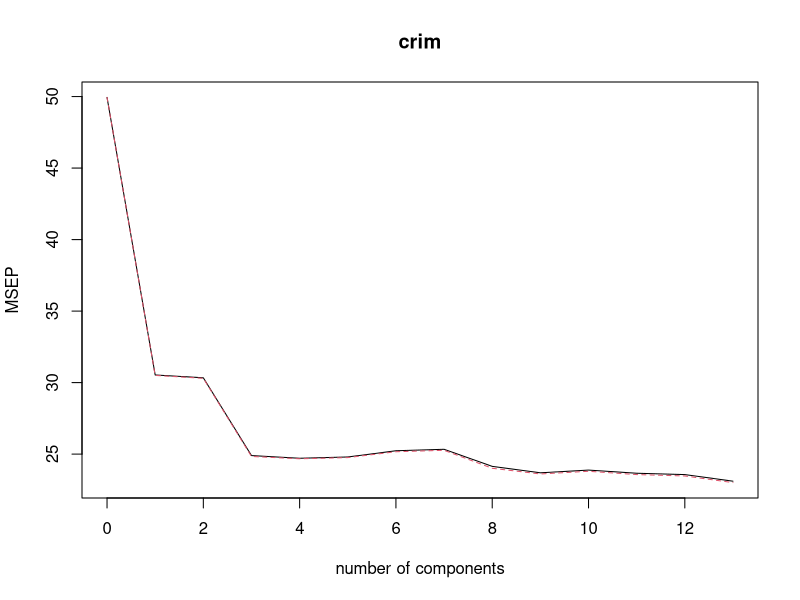
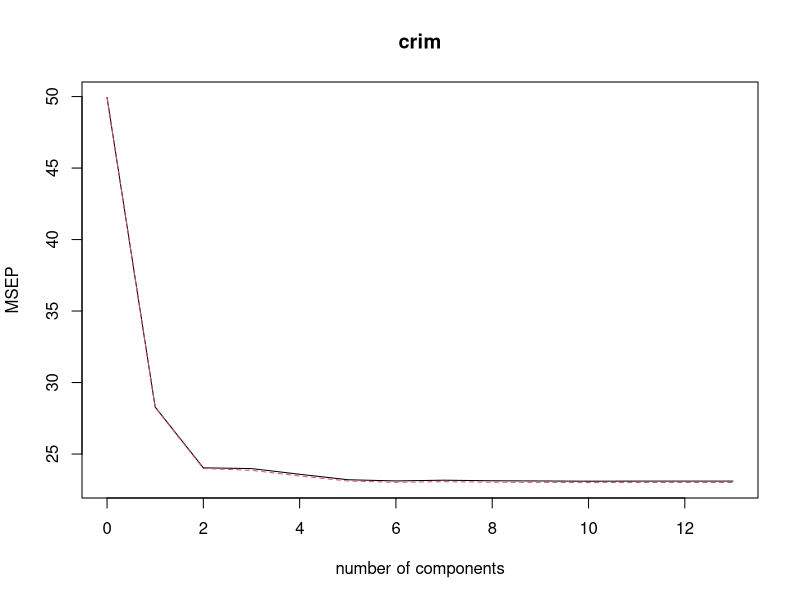

Recreate these plots in R, in order. (Note: this script raises an error after producing the figures.)
## ---- chunk 1
library(leaps)
library(glmnet)
library(pls)
library(MASS)
data(Boston)
boston <- Boston

# Predict function for best subset routine
#   This is taken from the ISLR author
predict.regsubsets <- function(object, newdata, id, ...){
  form <- as.formula(object$call[[2]])
  mat <- model.matrix(form, newdata)
  coefi <- coef(object, id = id)
  xvars <- names(coefi)
  mat[, xvars] %*% coefi
}
## ---- chunk 2
# For reproducibility, will set.seed()
set.seed(10)

trnRws <- sample(seq(1, nrow(boston)), nrow(boston) * .8)

train <- boston[trnRws, ]
test <- boston[-trnRws, ]

numParams <- ncol(boston) - 1
## ---- chunk 3
# Regular Linear Model

fit.lm <- lm(crim ~., data = train)
pred.lm <- predict(fit.lm, test)
(mse.lm <- mean((pred.lm - test$crim) ^ 2))
## ---- chunk 4
# Question c
matTrain <- model.matrix(crim ~ ., data = train)
matTest <- model.matrix(crim ~ ., data = test)

set.seed(10)
grid <- 10 ^ seq(10, -2, length = 1000)
fit.ridge <- glmnet(matTrain, train$crim, alpha = 0, lambda = grid, thresh = 1e-12)
cv.ridge <- cv.glmnet(matTrain, train$crim, alpha = 0, lambda = grid, thresh = 1e-12)

(bLambda.ridge <- cv.ridge$lambda.min)

pred.ridge <- predict(fit.ridge, s = bLambda.ridge, newx = matTest)
(mse.ridge <- mean((pred.ridge - test$crim) ^ 2))
(coef.ridge <- predict(fit.ridge, s = bLambda.ridge, type = 'coefficients'))
## ---- chunk 5
# Question d
set.seed(10)
fit.lasso <- glmnet(matTrain, train$crim, alpha = 1, lambda = grid, thresh = 1e-12)
cv.lasso <- cv.glmnet(matTrain, train$crim, alpha = 1, lambda = grid, thresh = 1e-12)

bLambda.lasso <- cv.lasso$lambda.min
bLambda.lasso

pred.lasso <- predict(fit.lasso, s = bLambda.lasso, newx = matTest)
mse.lasso <- mean((pred.lasso - test$crim) ^ 2)
mse.lasso

coef.lasso <- predict(fit.lasso, s = bLambda.lasso, type = 'coefficients')
coef.lasso
## ---- chunk 6
# PCR
set.seed(10)

fit.pcr <- pcr(crim ~ ., data = train, scale = TRUE, validation = 'CV')
summary(fit.pcr)
par(mfrow = c(1, 1))
validationplot(fit.pcr, val.type = 'MSEP')

# Using all components results in the lowest MSE
pred.pcr <- predict(fit.pcr, test, ncomp = 13)
mse.pcr <- mean((pred.pcr - test$crim) ^ 2)
mse.pcr
## ---- chunk 7
# Partial Least Squares
set.seed(10)

fit.pls <- plsr(crim ~ ., data = train, scale = TRUE, validation = 'CV')
summary(fit.pls)
par(mfrow = c(1, 1))
validationplot(fit.pls, val.type = 'MSEP')

# 10 and 11 components result in the lowest amount Will therefore
# use 10 since it is the simplest model with the lowst MSE
pred.pls <- predict(fit.pls, test, ncomp = 10)
mse.pls <- mean((pred.pls - test$crim) ^ 2)
mse.pls
## ---- chunk 8
# Best Subset
set.seed(10)

# Will use 10 K-crossfold validation

k <- 10
folds <- sample(1:k, nrow(boston), replace = TRUE, prob = rep(k/100, k))
cv.errors.best <- matrix(NA, k, numParams, dimnames = list(NULL, paste(1:numParams)))

for (i in 1:k) {
  best.fit <- regsubsets(crim ~ ., data = boston[folds != i, ], nvmax = numParams)
  for (j in 1:numParams) {
    pred.best <- predict(best.fit, boston[folds == i, ], id = j)
    cv.errors.best[i, j] <- mean((boston$crim[folds == i] - pred.best) ^ 2)
  }
}

mean.cv.errors.best <- apply(cv.errors.best, 2, mean)
mse.csv.best <- mean.cv.errors.best[which.min(mean.cv.errors.best)]
mse.csv.best

# Graph of the errors
par(mfrow = c(1, 1))
plot(mean.cv.errors.best, type = 'l', xlab = 'Number of Parameters', 
     ylab = 'CV.Errors Best')
points(names(mse.csv.best), mse.csv.best, col = 'red',
       pch = 20, cex = 2)

#--------------------------------------
# Re-running on the train/test data
#--------------------------------------
set.seed(10)

final.best <- regsubsets(crim ~ ., data = train, nvmax = numParams)
best.sum <- summary(final.best)
coef.best <- coef(final.best, names(mse.csv.best))
coef.best
setdiff(names(boston), c('crim', names(coef.best)))

errors.best.all <- vector('numeric', numParams)
names(errors.best.all) <- seq(1, numParams)
for (j in 1:numParams) {
  pred.best.all <- predict(best.fit, test, id = j)
  errors.best.all[j] <- mean((test$crim - pred.best.all) ^ 2)
}

mse.best <- errors.best.all[which.min(errors.best.all)]

## CP, BIC, and Adj R2
(cpMin <- which.min(best.sum$cp))
(bicMin <- which.min(best.sum$bic))
(adjr2Max <- which.max(best.sum$adjr2))

par(mfrow = c(2, 2))
plot(best.sum$cp, xlab = '# of Parameters', ylab = 'Cp', type = 'l')
points(cpMin, best.sum$cp[cpMin], col = "red", cex = 2, pch = 20)
title('Best Selection Cp')

plot(best.sum$bic, xlab = '# of Parameters', ylab = 'BIC', type = 'l')
points(bicMin, best.sum$bic[bicMin], col = "red", cex = 2, pch = 20)
title('Best Selection BIC')

plot(best.sum$adjr2, xlab = '# of Parameters', ylab = 'Adjusted R2', type = 'l')
points(adjr2Max, best.sum$adjr2[adjr2Max], col = "red", cex = 2, pch = 20)
title('Best Selection Adj R2')

plot(errors.best.all, xlab = '# of Parameters', ylab = 'Test MSE', type = 'l')
points(names(mse.best), mse.best, col = "red", cex = 2, pch = 20)
title('Best Selection Test MSE')

## ---- chunk 9
# Part B

# To compare the different models, it is best to compute the R2 for each model:
mses <- data.frame('Linear Model' = mse.lm,
                   'Ridge' = mse.ridge,
                   'Lasso' = mse.lasso,
                   'PCR' = mse.pcr,
                   'PLS' = mse.pls,
                   'Best Subset' = mse.best)

testMSE <- mean((mean(test$crim) - test$crim) ^ 2)
r2s <- 1 - mses/testMSE
r2s

names(which.max(r2s))
